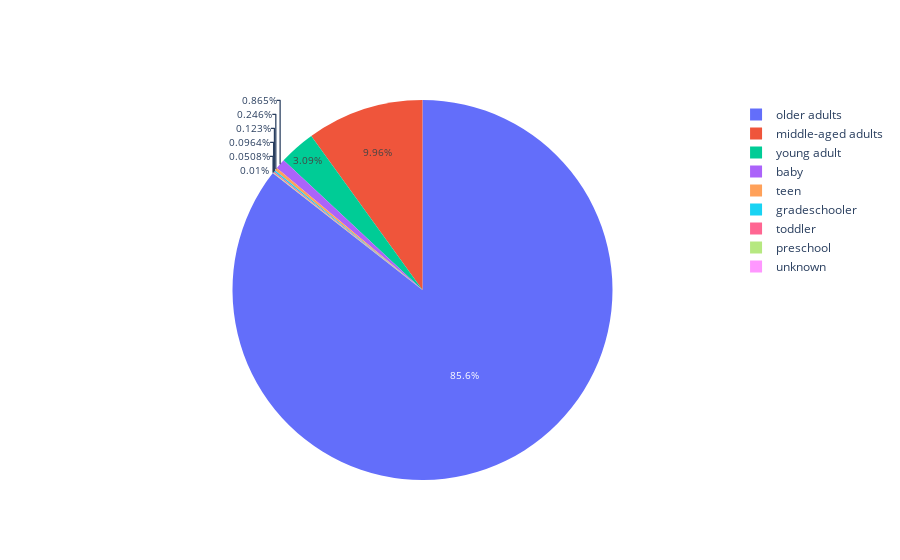

The notebook cell this image was saved under:
### Code cell
labels = list(age_analysis['age_group'])
values = list(age_analysis['count'])
data_age = go.Pie(labels=labels, values=values,hoverinfo='label+percent',textfont=dict(size=10))
py.iplot([data_age])

### Figure 1 — Plotly figure (JSON) as saved in the notebook; plotly's stock layout.template omitted (floating-point values rounded to 4 significant figures)
{"data": [{"hoverinfo": "label+percent", "labels": ["older adults", "middle-aged adults", "young adult", "baby", "teen", "gradeschooler", "toddler", "preschool", "unknown"], "textfont": {"size": 10}, "type": "pie", "values": [2325680, 270664, 84033, 23526, 6688, 3336, 2619, 1380, 272]}], "layout": {}}
